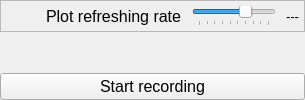
         <widget class="QWidget" name="liveTab">
          <attribute name="title">
           <string>Live view</string>
          </attribute>
          <layout class="QVBoxLayout" name="verticalLayout_6">
           <property name="spacing">
            <number>0</number>
           </property>
           <property name="leftMargin">
            <number>0</number>
           </property>
           <property name="topMargin">
            <number>0</number>
           </property>
           <property name="rightMargin">
            <number>0</number>
           </property>
           <property name="bottomMargin">
            <number>0</number>
           </property>
           <item>
            <widget class="QFrame" name="refreshingRateFrame">
             <property name="frameShape">
              <enum>QFrame::StyledPanel</enum>
             </property>
             <property name="frameShadow">
              <enum>QFrame::Raised</enum>
             </property>
             <layout class="QHBoxLayout" name="horizontalLayout_2">
              <property name="spacing">
               <number>10</number>
              </property>
              <property name="leftMargin">
               <number>5</number>
              </property>
              <property name="topMargin">
               <number>5</number>
              </property>
              <property name="rightMargin">
               <number>5</number>
              </property>
              <property name="bottomMargin">
               <number>5</number>
              </property>
              <item>
               <spacer name="horizontalSpacer">
                <property name="orientation">
                 <enum>Qt::Horizontal</enum>
                </property>
                <property name="sizeHint" stdset="0">
                 <size>
                  <width>40</width>
                  <height>20</height>
                 </size>
                </property>
               </spacer>
              </item>
              <item>
               <widget class="QLabel" name="label_3">
                <property name="font">
                 <font>
                  <pointsize>12</pointsize>
                 </font>
                </property>
                <property name="text">
                 <string>Plot refreshing rate</string>
                </property>
               </widget>
              </item>
              <item>
               <widget class="QSlider" name="plotFreqSlider">
                <property name="enabled">
                 <bool>true</bool>
                </property>
                <property name="sizePolicy">
                 <sizepolicy hsizetype="Preferred" vsizetype="Fixed">
                  <horstretch>0</horstretch>
                  <verstretch>0</verstretch>
                 </sizepolicy>
                </property>
                <property name="minimum">
                 <number>1</number>
                </property>
                <property name="maximum">
                 <number>10</number>
                </property>
                <property name="singleStep">
                 <number>1</number>
                </property>
                <property name="pageStep">
                 <number>2</number>
                </property>
                <property name="value">
                 <number>7</number>
                </property>
                <property name="sliderPosition">
                 <number>7</number>
                </property>
                <property name="orientation">
                 <enum>Qt::Horizontal</enum>
                </property>
                <property name="tickPosition">
                 <enum>QSlider::TicksBelow</enum>
                </property>
                <property name="tickInterval">
                 <number>1</number>
                </property>
               </widget>
              </item>
              <item>
               <widget class="QLabel" name="plotFreqLbl">
                <property name="font">
                 <font>
                  <pointsize>10</pointsize>
                 </font>
                </property>
                <property name="text">
                 <string>---</string>
                </property>
               </widget>
              </item>
             </layout>
            </widget>
           </item>
           <item>
            <widget class="QFrame" name="livePlotFrame">
             <property name="sizePolicy">
              <sizepolicy hsizetype="Expanding" vsizetype="Expanding">
               <horstretch>0</horstretch>
               <verstretch>0</verstretch>
              </sizepolicy>
             </property>
             <property name="minimumSize">
              <size>
               <width>0</width>
               <height>0</height>
              </size>
             </property>
             <property name="font">
              <font>
               <pointsize>8</pointsize>
              </font>
             </property>
             <property name="contextMenuPolicy">
              <enum>Qt::CustomContextMenu</enum>
             </property>
             <layout class="QVBoxLayout" name="livePlotFrameLayout">
              <property name="spacing">
               <number>0</number>
              </property>
              <property name="leftMargin">
               <number>0</number>
              </property>
              <property name="topMargin">
               <number>0</number>
              </property>
              <property name="rightMargin">
               <number>0</number>
              </property>
              <property name="bottomMargin">
               <number>0</number>
              </property>
             </layout>
            </widget>
           </item>
           <item>
            <widget class="QPushButton" name="startRecordingBtn">
             <property name="font">
              <font>
               <pointsize>12</pointsize>
              </font>
             </property>
             <property name="text">
              <string>Start recording</string>
             </property>
            </widget>
           </item>
          </layout>
         </widget>
